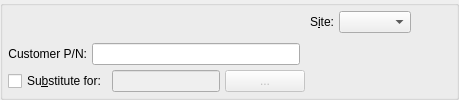
        <widget class="QGroupBox" name="_itemGroup">
         <property name="sizePolicy">
          <sizepolicy hsizetype="Minimum" vsizetype="MinimumExpanding">
           <horstretch>0</horstretch>
           <verstretch>0</verstretch>
          </sizepolicy>
         </property>
         <property name="title">
          <string/>
         </property>
         <layout class="QGridLayout">
          <property name="margin">
           <number>5</number>
          </property>
          <property name="spacing">
           <number>5</number>
          </property>
          <item row="0" column="0" colspan="3">
           <widget class="ItemCluster" name="_item">
            <property name="sizePolicy">
             <sizepolicy hsizetype="Minimum" vsizetype="Preferred">
              <horstretch>0</horstretch>
              <verstretch>0</verstretch>
             </sizepolicy>
            </property>
            <property name="focusPolicy">
             <enum>Qt::StrongFocus</enum>
            </property>
           </widget>
          </item>
          <item row="2" column="0" colspan="3">
           <layout class="QHBoxLayout">
            <item>
             <widget class="QCheckBox" name="_sub">
              <property name="focusPolicy">
               <enum>Qt::NoFocus</enum>
              </property>
              <property name="text">
               <string>Su&amp;bstitute for:</string>
              </property>
             </widget>
            </item>
            <item>
             <widget class="ItemLineEdit" name="_subItem">
              <property name="enabled">
               <bool>false</bool>
              </property>
              <property name="focusPolicy">
               <enum>Qt::StrongFocus</enum>
              </property>
             </widget>
            </item>
            <item>
             <widget class="QPushButton" name="_subItemList">
              <property name="enabled">
               <bool>false</bool>
              </property>
              <property name="focusPolicy">
               <enum>Qt::NoFocus</enum>
              </property>
              <property name="text">
               <string> ... </string>
              </property>
             </widget>
            </item>
            <item>
             <spacer>
              <property name="orientation">
               <enum>Qt::Horizontal</enum>
              </property>
              <property name="sizeHint" stdset="0">
               <size>
                <width>0</width>
                <height>0</height>
               </size>
              </property>
             </spacer>
            </item>
           </layout>
          </item>
          <item row="1" column="0">
           <widget class="QLabel" name="_customerPNLit">
            <property name="text">
             <string>Customer P/N:</string>
            </property>
            <property name="alignment">
             <set>Qt::AlignRight|Qt::AlignTrailing|Qt::AlignVCenter</set>
            </property>
           </widget>
          </item>
          <item row="0" column="3" rowspan="3">
           <layout class="QGridLayout">
            <item row="0" column="0">
             <widget class="QLabel" name="_warehouseLit">
              <property name="text">
               <string>S&amp;ite:</string>
              </property>
              <property name="alignment">
               <set>Qt::AlignRight|Qt::AlignTrailing|Qt::AlignVCenter</set>
              </property>
              <property name="buddy">
               <cstring>_warehouse</cstring>
              </property>
             </widget>
            </item>
            <item row="0" column="1">
             <widget class="WComboBox" name="_warehouse">
              <property name="focusPolicy">
               <enum>Qt::ClickFocus</enum>
              </property>
              <property name="allowNull">
               <bool>true</bool>
              </property>
              <property name="type">
               <enum>WComboBox::Sold</enum>
              </property>
             </widget>
            </item>
            <item row="1" column="1">
             <spacer>
              <property name="orientation">
               <enum>Qt::Vertical</enum>
              </property>
              <property name="sizeHint" stdset="0">
               <size>
                <width>20</width>
                <height>0</height>
               </size>
              </property>
             </spacer>
            </item>
            <item row="1" column="2">
             <spacer>
              <property name="orientation">
               <enum>Qt::Horizontal</enum>
              </property>
              <property name="sizeHint" stdset="0">
               <size>
                <width>40</width>
                <height>20</height>
               </size>
              </property>
             </spacer>
            </item>
           </layout>
          </item>
          <item row="1" column="1">
           <widget class="XLineEdit" name="_customerPN"/>
          </item>
         </layout>
        </widget>
